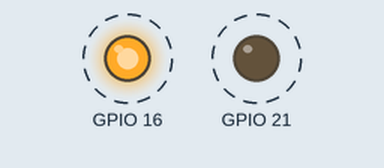
The program below on a simulated Raspberry Pi (BCM pin numbers). Parts: output pins drawn as LEDs (lit = HIGH). Dashed ring = blinking. What the program prints to the terminal is not drawn.

Above: at 0.12 s.
Timing chart, 0 to 3.0 s (numbered marks = the images above):
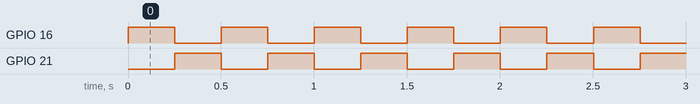

Measured:
- by itself, GPIO 16, GPIO 21: alternates HIGH for 0.25 s and LOW for 0.25 s

The program:

LED_blink.py
```python
# LED Blink (ENGR4)
# written by Loren Lemarr
# 11/22/2021

import RPi.GPIO as GPIO
from time import sleep
GPIO.setmode(GPIO.BCM)
GPIO.setup(21, GPIO.OUT)
GPIO.setup(16, GPIO.OUT)
while True:
	GPIO.output(16, 1)
	print("Blue is off Red is on")
	sleep(.25)
	GPIO.output(16,0)
	GPIO.output(21, 1)
	print("Blue is on Red is off")
	sleep(.25)
	GPIO.output(21, 0)
```
